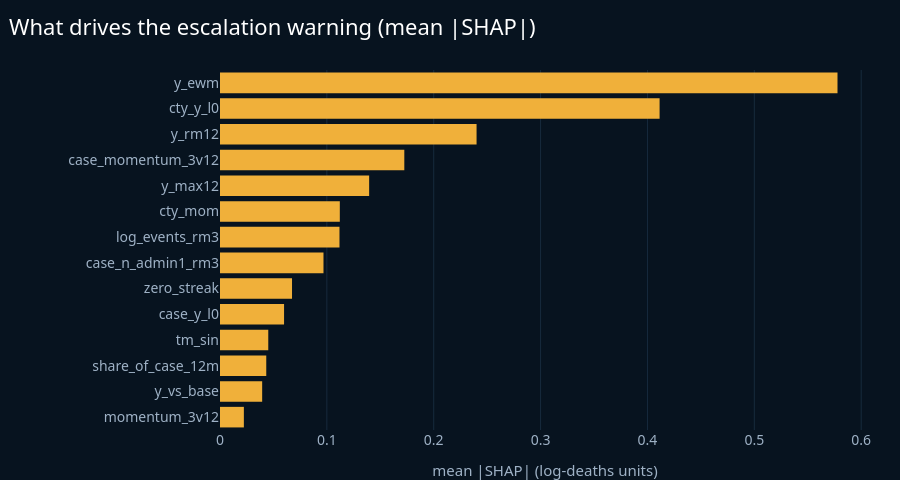

This figure's notebook cell:
### Code cell
imp = M.shap_importance(ew["models"][2026], ew["preds"][ew["preds"].fold == 2026][M.EW_FEATURES])
viz.fig_shap(imp, title="What drives the escalation warning (mean |SHAP|)")

### Figure 1 — Plotly figure (JSON) as saved in the notebook; plotly's stock layout.template omitted (floating-point values rounded to 4 significant figures)
{"data": [{"marker": {"color": "#F0B03A"}, "orientation": "h", "type": "bar", "x": [0.02234, 0.03946, 0.04328, 0.04517, 0.05995, 0.06739, 0.09684, 0.1118, 0.1121, 0.1396, 0.1725, 0.2401, 0.4114, 0.5778], "y": ["momentum_3v12", "y_vs_base", "share_of_case_12m", "tm_sin", "case_y_l0", "zero_streak", "case_n_admin1_rm3", "log_events_rm3", "cty_mom", "y_max12", "case_momentum_3v12", "y_rm12", "cty_y_l0", "y_ewm"]}], "layout": {"height": 480, "margin": {"l": 220}, "title": {"text": "What drives the escalation warning (mean |SHAP|)"}, "xaxis": {"title": {"text": "mean |SHAP| (log-deaths units)"}}}}
